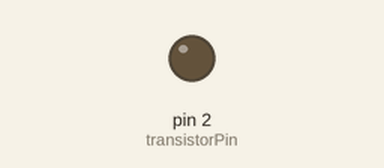
This sketch was run on a simulated Arduino Uno, built with avr-gcc and run on an emulated ATmega328P. Parts: output pins drawn as LEDs (lit = HIGH). Random numbers use the default seed unless the sketch sets one; what the sketch prints to the serial monitor is not drawn.

Above: at 0.1 s.
At 37.9 s:
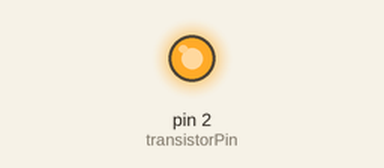
Timing chart, 0 to 39.4 s (numbered marks = the images above):
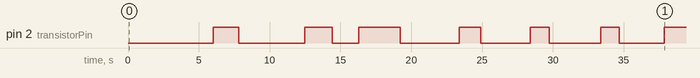

Measured:
- by itself, pin 2 (transistorPin): LOW → HIGH at 6.0 s, → LOW 1.8 s later, → HIGH 4.7 s later, → LOW 1.9 s later, … (13 changes in this stretch)

The sketch:

TazerHotPotatoNoRF.ino
```cpp
int transistorPin = 2;
boolean state = false;

void setup() {
  Serial.begin(9600);

  pinMode(transistorPin, OUTPUT);
  digitalWrite(transistorPin, state);

}

long duration = 1000;
long spacing = 6000;
long lastTimeChanged = 0;

int minDuration = 1000, maxDuration = 3000;
int minSpacing = 1000, maxSpacing = 6000;

void loop() {
  if((!state && millis() - lastTimeChanged > spacing) || (state && millis() - lastTimeChanged > duration)) {
    lastTimeChanged = millis();
    duration = int(random(minDuration, maxDuration));
    spacing = int(random(minSpacing, maxSpacing));
    state = !state;
    digitalWrite(transistorPin, state);
  }
  Serial.print(duration);
  Serial.print(" ");
  Serial.print(spacing);
  Serial.print(" ");
  Serial.println(state);
}
```
